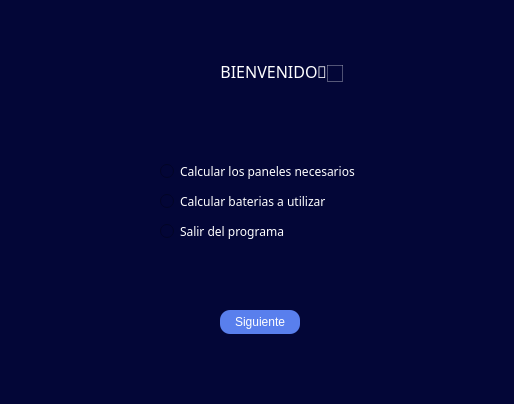
<?xml version="1.0" encoding="UTF-8"?>
<ui version="4.0">
 <class>siguiente</class>
 <widget class="QWidget" name="siguiente">
  <property name="geometry">
   <rect>
    <x>0</x>
    <y>0</y>
    <width>514</width>
    <height>404</height>
   </rect>
  </property>
  <property name="windowTitle">
   <string>Form</string>
  </property>
  <property name="styleSheet">
   <string notr="true">color: rgb(255, 255, 255);
background-color: #030637;</string>
  </property>
  <widget class="QLabel" name="label">
   <property name="geometry">
    <rect>
     <x>50</x>
     <y>60</y>
     <width>293</width>
     <height>22</height>
    </rect>
   </property>
   <property name="font">
    <font>
     <family>Eras Bold ITC</family>
     <pointsize>12</pointsize>
    </font>
   </property>
   <property name="text">
    <string>                                         BIENVENIDO👋🏻</string>
   </property>
  </widget>
  <widget class="QRadioButton" name="opcion">
   <property name="geometry">
    <rect>
     <x>160</x>
     <y>160</y>
     <width>241</width>
     <height>22</height>
    </rect>
   </property>
   <property name="font">
    <font>
     <family>Eras Bold ITC</family>
    </font>
   </property>
   <property name="text">
    <string>Calcular los paneles necesarios</string>
   </property>
  </widget>
  <widget class="QRadioButton" name="opcion2">
   <property name="geometry">
    <rect>
     <x>160</x>
     <y>190</y>
     <width>191</width>
     <height>22</height>
    </rect>
   </property>
   <property name="font">
    <font>
     <family>Eras Bold ITC</family>
    </font>
   </property>
   <property name="text">
    <string>Calcular baterias a utilizar</string>
   </property>
  </widget>
  <widget class="QRadioButton" name="opcion3">
   <property name="geometry">
    <rect>
     <x>160</x>
     <y>220</y>
     <width>181</width>
     <height>22</height>
    </rect>
   </property>
   <property name="font">
    <font>
     <family>Eras Bold ITC</family>
    </font>
   </property>
   <property name="text">
    <string>Salir del programa</string>
   </property>
  </widget>
  <widget class="QPushButton" name="pushButton">
   <property name="geometry">
    <rect>
     <x>220</x>
     <y>310</y>
     <width>80</width>
     <height>24</height>
    </rect>
   </property>
   <property name="styleSheet">
    <string notr="true">background-color: rgb(89, 127, 237);
border-radius:10px;
</string>
   </property>
   <property name="text">
    <string>Siguiente</string>
   </property>
  </widget>
 </widget>
 <resources/>
 <connections/>
</ui>
